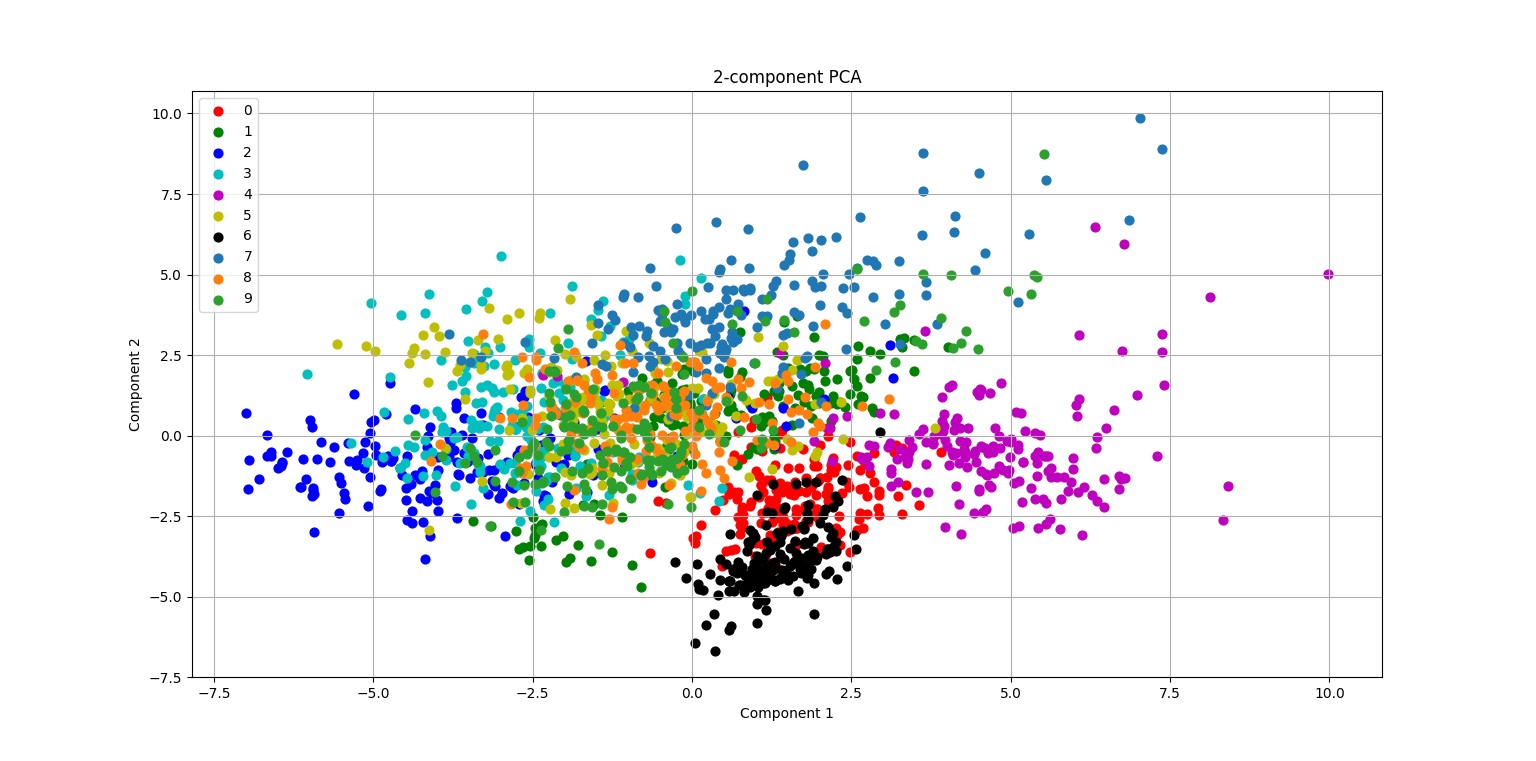

Here is the Python script that generated this plot:
from sklearn.datasets import load_digits
import pandas as pd
from sklearn.preprocessing import StandardScaler
from sklearn.decomposition import PCA
import matplotlib.pyplot as plt

X = pd.DataFrame(load_digits().data)
y = pd.DataFrame(load_digits().target,columns= ['target'])

X = StandardScaler().fit_transform(X) #standard scaling
pca = PCA(n_components=2)
principalComponents = pca.fit_transform(X)
principalDf = pd.DataFrame(data = principalComponents, columns = ['Component 1', 'Component 2'])
finalDf = pd.concat([principalDf, y], axis = 1)
#print(finalDf['target'])

fig, ax = plt.subplots(figsize = (12,10)) 
ax.set_xlabel('Component 1')
ax.set_ylabel('Component 2')
ax.set_title('2-component PCA')
digits = [0, 1, 2, 3, 4, 5, 6, 7, 8, 9]
colors = ['r', 'g', 'b','c','m','y','k','#1f77b4','#ff7f0e','#2ca02c']
for digit, color in zip(digits,colors):
    idxs = (finalDf['target'] == digit)
    ax.scatter(finalDf.loc[idxs, 'Component 1'], finalDf.loc[idxs, 'Component 2'], c = color, s = 40)
ax.legend(digits)
ax.grid()
plt.show()
